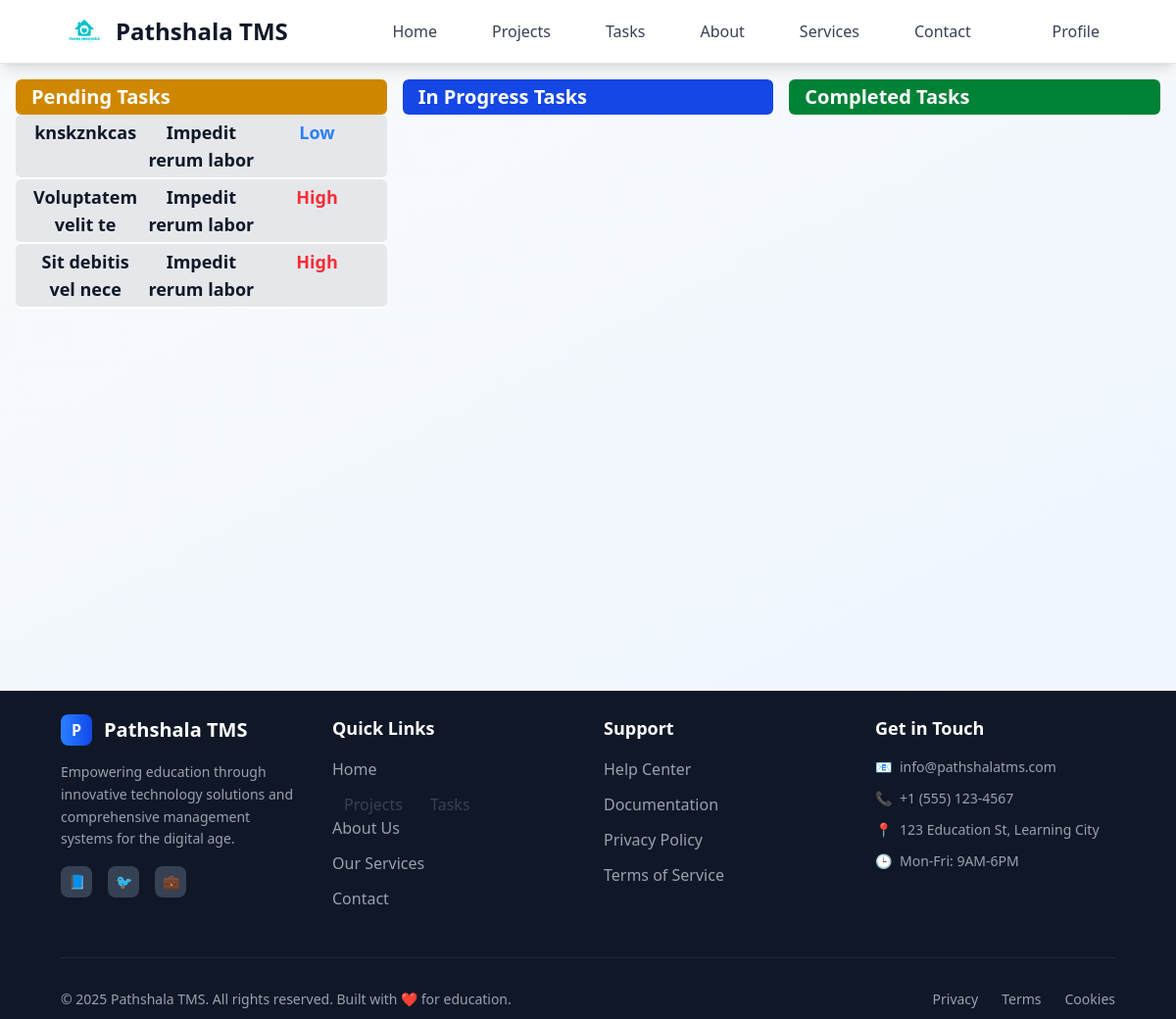
Page /employee/dashboard (signed in) on the earlier database version.
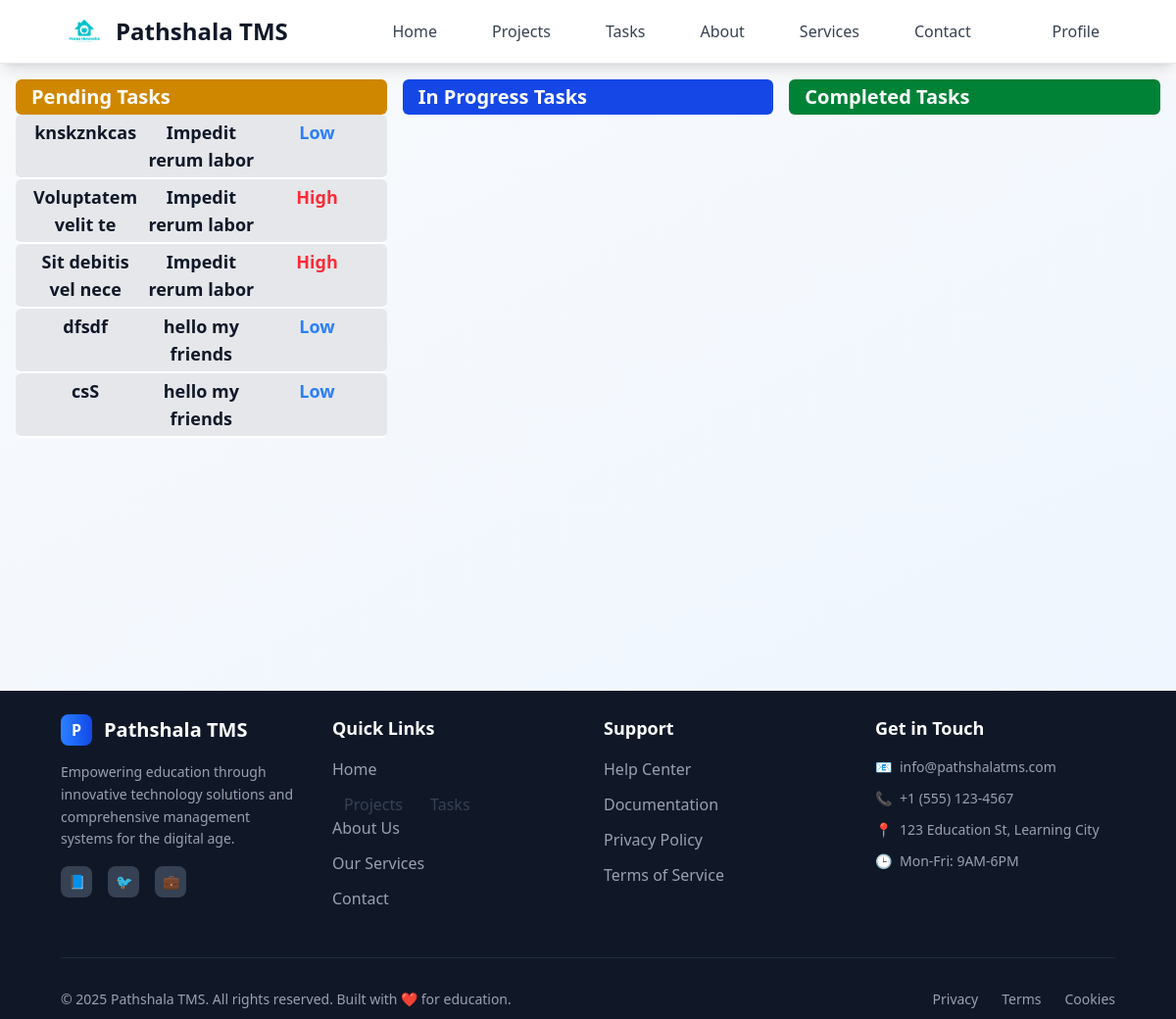
Same page on the later database version.
### tasks/models.py (models this page shows)
class Task(models.Model):
    class StatusOptions(models.TextChoices):
        PENDING = "Pending", "Pending"
        IN_PROGRESS = "In Progress", "In Progress"
        COMPLETED = "Completed", "Completed"
        CANCELED = "Canceled", "Canceled"
    class TaskPriorityOPtion(models.TextChoices):
        LOW="Low",'Low'
        MEDIUM="Medium",'Medium'
        HIGH="High",'High'
    title = models.CharField(max_length=30)
    description = models.TextField(null=True, blank=True)
    user = models.ForeignKey(User, on_delete=models.CASCADE, related_name="tasks")
    project = models.ForeignKey(Project, on_delete=models.CASCADE)
    assigned_user = models.ForeignKey( User, on_delete=models.SET_NULL, related_name="assigned_tasks", null=True, blank=True)
    status = models.CharField(choices=StatusOptions, default=StatusOptions.PENDING)
    priority=models.CharField(choices=TaskPriorityOPtion,default=TaskPriorityOPtion.LOW)
    deadline=models.DateField( null=True, blank=True)
    created_at = models.DateTimeField(auto_now_add=True, editable=False)
    updated_at = models.DateTimeField(auto_now=True, editable=False)
    attachment = models.FileField(blank=True, null=True, upload_to=attachment_path)

### projects/models.py (models this page shows, shortened)
class Project(models.Model):
    class StatusOption(models.TextChoices):
        PENDING="Pending","Pending"
        IN_PROGRESS= "In progress","In progress"
        COMPLETED="Completed","completed"
        CANCELED= "Canceled","canceled"
    title=models.CharField(max_length=25)
    description=models.TextField( max_length=50 ,blank=True )
    user=models.ForeignKey(User,on_delete=models.CASCADE)
    created_at=models.DateTimeField( editable=False, auto_now_add=True)
    status=models.CharField(choices=StatusOption,default=StatusOption.PENDING)
    update_at=models.DateTimeField( auto_now=True, null=True, blank=True,editable=False)

### main/views.py (the view)
# urls.py: path("dashboard",employeeDashboard),
@login_required(login_url="/login")
def employeeDashboard(request):
    role=request.user.profile.role
    if role =="employee":
        pendingTasks=Task.objects.filter(status="Pending",assigned_user=request.user)
        completedTasks=Task.objects.filter(status="Completed",user=request.user)
        InprogressTasks=Task.objects.filter(status="In Progress",user=request.user)
        return render(request,'pages/employee/dashboard.html',{'pendingTasks':pendingTasks, "completedTasks":completedTasks, "inProgressTasks":InprogressTasks})
    else:
            return redirect('/employer/dashboard')

### templates/pages/employee/dashboard.html (shortened to what this page needs)
{% extends 'layouts/main.html' %} {% block content %}
<div class="grid grid-cols-3 gap-4 my-4 mx-4">
  <div class="">
    <div
      class="text-xl px-4 py-1 font-bold text-white rounded-md bg-yellow-600"
    >
      Pending Tasks
    </div>
    <div class="rounded-lg">
      {% for task in pendingTasks %}
      <a
        href="/employer/task/{{task.id}}"
        class="grid grid-cols-3 gap-2 rounded-md text-center text-lg font-semibold px-4 text-gray-900 py-1 border-b-2 border-white bg-gray-200 hover:bg-gray-300 hover:scale-[101%] duration-300"
      >
        <div class="">{{ task.title }}</div>
        <div>{{task.project.title}}</div>
        <div
          class="{% if task.priority == 'High' %} text-red-500 {% elif task.priority == 'Medium' %} text-yellow-500 {% elif task.priority == 'Low' %} text-blue-500 {% else %} text-purple-500 {% endif %}"
        >
          {{task.priority}}
        </div>
      </a>
      {% endfor %}
    </div>
  </div>
  <div class="">
    <div class="text-xl px-4 py-1 font-bold text-white rounded-md bg-blue-700">
      In Progress Tasks
    </div>
  </div>
  <div class="">
    <div class="text-xl px-4 py-1 font-bold text-white rounded-md bg-green-700">
      Completed Tasks
    </div>
  </div>
</div>
{% endblock %}

Differences in the rows shown:
added Task: title "dfsdf", project "hello my friends", priority "Low"
added Task: title "csS", project "hello my friends", priority "Low"
